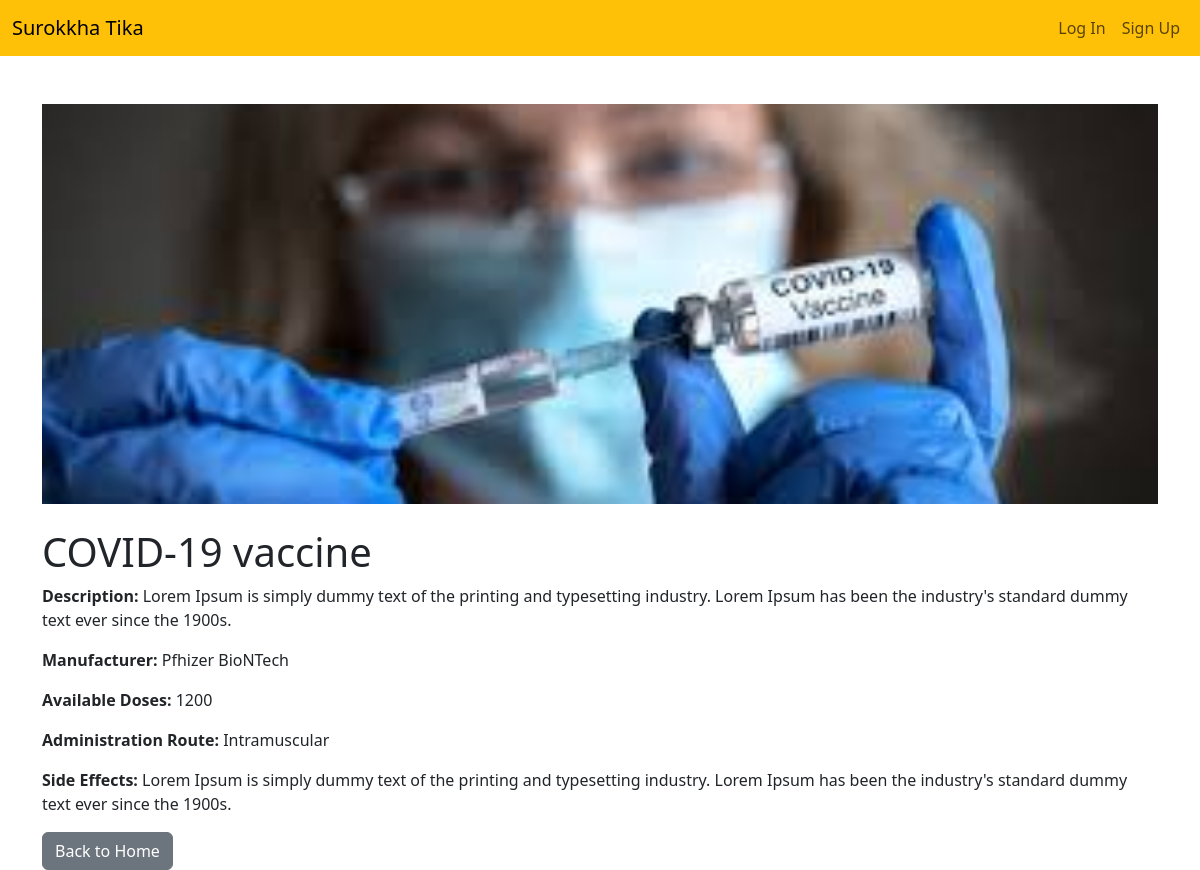
The app's page /vaccine/vaccine/1/ with its own data.
### vaccine/models.py (models this page shows, shortened)
class Vaccine(models.Model):
    name = models.CharField(max_length=20)
    description = models.TextField()
    manufacturer = models.CharField(max_length=250)
    image = models.ImageField(upload_to="vaccine/images", null=True)
    available_doses = models.IntegerField(null=True, blank=True)
    admin_route = models.CharField(max_length=50, null=True, blank=True)
    side_effects = models.TextField(null=True, blank=True)

### vaccine/views.py (the view)
# urls.py: path('vaccine/<int:vaccine_id>/', views.vaccine_detail_view, name='vaccine_detail'),
def vaccine_detail_view(request, vaccine_id):
    vaccine = get_object_or_404(Vaccine, id=vaccine_id)
    context = {
        'vaccine': vaccine
    }
    return render(request, 'vaccine/vaccine_detail.html', context)

### vaccine/templates/vaccine/vaccine_detail.html (shortened to what this page needs)
<!DOCTYPE html>
<html lang="en">
<head>
    <link href="https://cdn.jsdelivr.net/npm/bootstrap@5.3.3/dist/css/bootstrap.min.css" rel="stylesheet">
</head>
<body>
    <nav class="navbar navbar-expand-lg navbar-light bg-warning">
        <div class="container-fluid">
            <a class="navbar-brand" href="{% url 'home' %}">Surokkha Tika</a>
            <div class="collapse navbar-collapse" id="navbarNav">
                <ul class="navbar-nav ms-auto">
                    {% if user.is_authenticated %}
                        <li class="nav-item">
                            <a class="nav-link" href="{% url 'profile' %}">Profile</a>
                        </li>
                        <li class="nav-item">
                            <a class="nav-link" href="{% url 'logout' %}">Log Out</a>
                        </li>
                    {% else %}
                        <li class="nav-item">
                            <a class="nav-link" href="{% url 'login' %}">Log In</a>
                        </li>
                        <li class="nav-item">
                            <a class="nav-link" href="{% url 'register_choice' %}">Sign Up</a>
                        </li>
                    {% endif %}
                </ul>
            </div>
        </div>
    </nav>
    <div class="container mt-5">
        <img src="{{ vaccine.image.url }}" alt="{{ vaccine.name }}" class="img-fluid mb-4" style="max-height: 400px; object-fit: cover; width: 100%;">
        <h1>{{ vaccine.name }}</h1>
        <p><strong>Description:</strong> {{ vaccine.description }}</p>
        <p><strong>Manufacturer:</strong> {{ vaccine.manufacturer }}</p>
        <p><strong>Available Doses:</strong> {{ vaccine.available_doses }}</p>
        <p><strong>Administration Route:</strong> {{ vaccine.admin_route }}</p>
        <p><strong>Side Effects:</strong> {{ vaccine.side_effects }}</p>
        <a href="{% url 'home' %}" class="btn btn-secondary">Back to Home</a>
    </div>
</body>
</html>

### records on screen
Vaccine: image (picture), name "COVID-19 vaccine", description "Lorem Ipsum is simply dummy text of the printing and typesetting industry. Lorem Ipsum has been the industry's standard dummy text ever since the 1900s.", manufacturer "Pfhizer BioNTech", available_doses "1200", admin_route "Intramuscular", side_effects "Lorem Ipsum is simply dummy text of the printing and typesetting industry. Lorem Ipsum has been the industry's standard dummy text ever since the 1900s."
